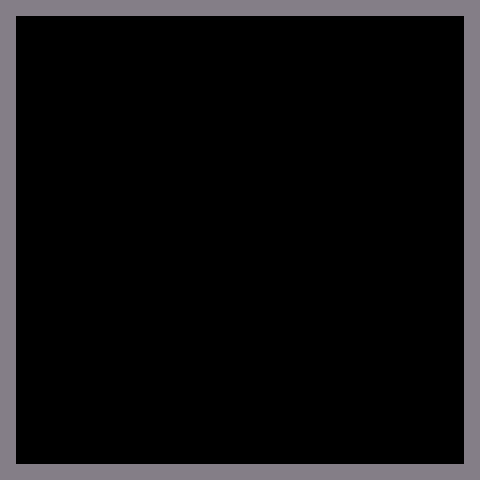

Below is a game level as drawn by its tile map, then a one-line description and the .tmx file that defines it, in full:
An orthogonal 30x30 tile map with 16x16 px tiles, 1 tile layer (Walls) and 5 objects (Text).

<map version="1.10" tiledversion="1.11.0" orientation="orthogonal" renderorder="right-down" width="30" height="30" tilewidth="16" tileheight="16" infinite="0" nextlayerid="4" nextobjectid="6">
 <tileset firstgid="1" source="../tilesets/environment.tsx" />
 <layer id="1" name="Walls" width="30" height="30">
  <properties>
   <property name="solid" type="bool" value="true" />
  </properties>
  <data encoding="csv">
1,1,1,1,1,1,1,1,1,1,1,1,1,1,1,1,1,1,1,1,1,1,1,1,1,1,1,1,1,1,
1,0,0,0,0,0,0,0,0,0,0,0,0,0,0,0,0,0,0,0,0,0,0,0,0,0,0,0,0,1,
1,0,0,0,0,0,0,0,0,0,0,0,0,0,0,0,0,0,0,0,0,0,0,0,0,0,0,0,0,1,
1,0,0,0,0,0,0,0,0,0,0,0,0,0,0,0,0,0,0,0,0,0,0,0,0,0,0,0,0,1,
1,0,0,0,0,0,0,0,0,0,0,0,0,0,0,0,0,0,0,0,0,0,0,0,0,0,0,0,0,1,
1,0,0,0,0,0,0,0,0,0,0,0,0,0,0,0,0,0,0,0,0,0,0,0,0,0,0,0,0,1,
1,0,0,0,0,0,0,0,0,0,0,0,0,0,0,0,0,0,0,0,0,0,0,0,0,0,0,0,0,1,
1,0,0,0,0,0,0,0,0,0,0,0,0,0,0,0,0,0,0,0,0,0,0,0,0,0,0,0,0,1,
1,0,0,0,0,0,0,0,0,0,0,0,0,0,0,0,0,0,0,0,0,0,0,0,0,0,0,0,0,1,
1,0,0,0,0,0,0,0,0,0,0,0,0,0,0,0,0,0,0,0,0,0,0,0,0,0,0,0,0,1,
1,0,0,0,0,0,0,0,0,0,0,0,0,0,0,0,0,0,0,0,0,0,0,0,0,0,0,0,0,1,
1,0,0,0,0,0,0,0,0,0,0,0,0,0,0,0,0,0,0,0,0,0,0,0,0,0,0,0,0,1,
1,0,0,0,0,0,0,0,0,0,0,0,0,0,0,0,0,0,0,0,0,0,0,0,0,0,0,0,0,1,
1,0,0,0,0,0,0,0,0,0,0,0,0,0,0,0,0,0,0,0,0,0,0,0,0,0,0,0,0,1,
1,0,0,0,0,0,0,0,0,0,0,0,0,0,0,0,0,0,0,0,0,0,0,0,0,0,0,0,0,1,
1,0,0,0,0,0,0,0,0,0,0,0,0,0,0,0,0,0,0,0,0,0,0,0,0,0,0,0,0,1,
1,0,0,0,0,0,0,0,0,0,0,0,0,0,0,0,0,0,0,0,0,0,0,0,0,0,0,0,0,1,
1,0,0,0,0,0,0,0,0,0,0,0,0,0,0,0,0,0,0,0,0,0,0,0,0,0,0,0,0,1,
1,0,0,0,0,0,0,0,0,0,0,0,0,0,0,0,0,0,0,0,0,0,0,0,0,0,0,0,0,1,
1,0,0,0,0,0,0,0,0,0,0,0,0,0,0,0,0,0,0,0,0,0,0,0,0,0,0,0,0,1,
1,0,0,0,0,0,0,0,0,0,0,0,0,0,0,0,0,0,0,0,0,0,0,0,0,0,0,0,0,1,
1,0,0,0,0,0,0,0,0,0,0,0,0,0,0,0,0,0,0,0,0,0,0,0,0,0,0,0,0,1,
1,0,0,0,0,0,0,0,0,0,0,0,0,0,0,0,0,0,0,0,0,0,0,0,0,0,0,0,0,1,
1,0,0,0,0,0,0,0,0,0,0,0,0,0,0,0,0,0,0,0,0,0,0,0,0,0,0,0,0,1,
1,0,0,0,0,0,0,0,0,0,0,0,0,0,0,0,0,0,0,0,0,0,0,0,0,0,0,0,0,1,
1,0,0,0,0,0,0,0,0,0,0,0,0,0,0,0,0,0,0,0,0,0,0,0,0,0,0,0,0,1,
1,0,0,0,0,0,0,0,0,0,0,0,0,0,0,0,0,0,0,0,0,0,0,0,0,0,0,0,0,1,
1,0,0,0,0,0,0,0,0,0,0,0,0,0,0,0,0,0,0,0,0,0,0,0,0,0,0,0,0,1,
1,0,0,0,0,0,0,0,0,0,0,0,0,0,0,0,0,0,0,0,0,0,0,0,0,0,0,0,0,1,
1,1,1,1,1,1,1,1,1,1,1,1,1,1,1,1,1,1,1,1,1,1,1,1,1,1,1,1,1,1
</data>
 </layer>
 <objectgroup id="3" name="Texts">
  <object id="5" type="Text" x="192" y="192" width="80.2344" height="18.8438">
   <text wrap="1">These asteroids are of other colors
that your canon! Press "R" to switch
to red and "B" to switch to blue...</text>
  </object>
 </objectgroup>
 <objectgroup id="2" name="Objects">
  <object id="1" template="templates/spaceship.tx" x="160" y="160">
   <properties>
    <property name="canCombineColors" type="bool" value="false" />
   </properties>
  </object>
  <object id="2" template="templates/goal.tx" x="320" y="320" />
  <object id="3" template="templates/small-asteroid.tx" x="320" y="160">
   <properties>
    <property name="color" value="0000ff" />
   </properties>
  </object>
  <object id="4" template="templates/small-asteroid.tx" x="160" y="288">
   <properties>
    <property name="color" value="ff0000" />
   </properties>
  </object>
 </objectgroup>
</map>
